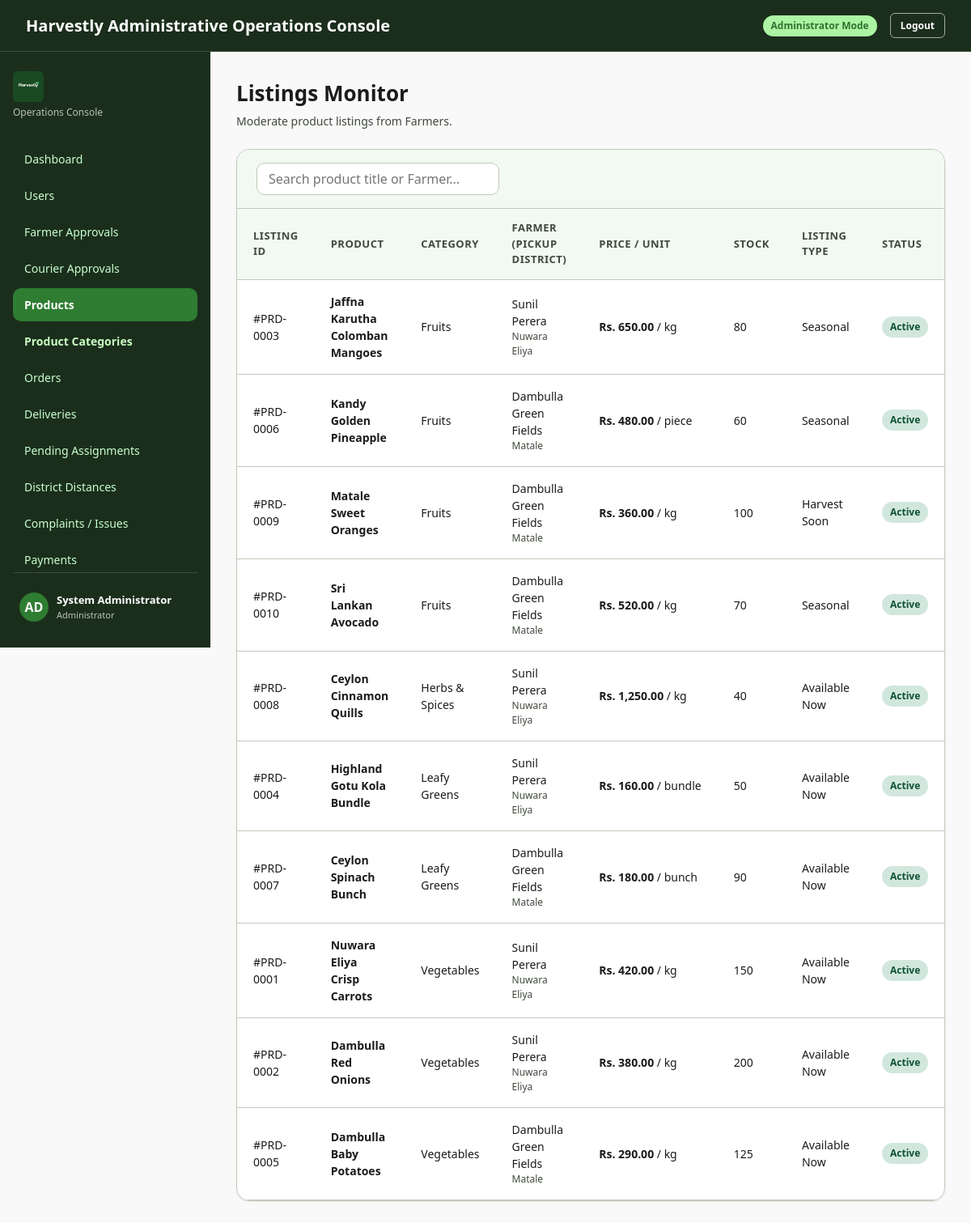
Page /index.php?page=admin_listings (signed in) on the committed database.
### tables this page shows
CREATE TABLE IF NOT EXISTS products (
    product_id BIGINT UNSIGNED AUTO_INCREMENT PRIMARY KEY,
    farmer_id BIGINT UNSIGNED NOT NULL,
    category_id SMALLINT UNSIGNED NOT NULL,
    product_name VARCHAR(150) NOT NULL,
    description TEXT NULL,
    unit_price DECIMAL(12,2) NOT NULL,
    available_quantity DECIMAL(12,3) NOT NULL DEFAULT 0.000,
    unit_label VARCHAR(30) NOT NULL DEFAULT 'kg',
    listing_type ENUM('AVAILABLE_NOW','HARVEST_SOON','SEASONAL') NOT NULL,
    growing_method ENUM('ORGANIC','CONVENTIONAL','MIXED') NULL,
    shelf_life_reference_id BIGINT UNSIGNED NULL,
    harvest_date DATE NULL,
    available_from_date DATE NULL,
    season_start_date DATE NULL,
    season_end_date DATE NULL,
    best_before_date DATE NULL,
    storage_guidance TEXT NULL,
    listing_status ENUM('ACTIVE','INACTIVE','EXPIRED','SOLD_OUT') NOT NULL DEFAULT 'ACTIVE',
    created_at TIMESTAMP NOT NULL DEFAULT CURRENT_TIMESTAMP,
    updated_at TIMESTAMP NOT NULL DEFAULT CURRENT_TIMESTAMP ON UPDATE CURRENT_TIMESTAMP,
    CONSTRAINT fk_product_farmer
        FOREIGN KEY (farmer_id) REFERENCES users(user_id),
    CONSTRAINT fk_product_category
        FOREIGN KEY (category_id) REFERENCES product_categories(category_id),
    CONSTRAINT fk_product_shelf_reference
        FOREIGN KEY (shelf_life_reference_id) REFERENCES shelf_life_references(shelf_life_reference_id),
    KEY idx_product_farmer_status (farmer_id, listing_status),
    KEY idx_product_category_status (category_id, listing_status),
    KEY idx_product_listing_type (listing_type),
    KEY idx_product_best_before (best_before_date),
    KEY idx_product_name (product_name)
);

CREATE TABLE IF NOT EXISTS product_categories (
    category_id SMALLINT UNSIGNED AUTO_INCREMENT PRIMARY KEY,
    category_name VARCHAR(80) NOT NULL,
    description VARCHAR(500) NULL,
    is_active TINYINT(1) NOT NULL DEFAULT 1,
    created_at TIMESTAMP NOT NULL DEFAULT CURRENT_TIMESTAMP,
    UNIQUE KEY uq_category_name (category_name)
);

CREATE TABLE IF NOT EXISTS users (
    user_id BIGINT UNSIGNED AUTO_INCREMENT PRIMARY KEY,
    role ENUM('BUYER','FARMER','COURIER_PARTNER','ADMIN') NOT NULL,
    full_name VARCHAR(120) NOT NULL,
    email VARCHAR(190) NOT NULL,
    password_hash VARCHAR(255) NOT NULL,
    phone VARCHAR(25) NULL,
    account_status ENUM('PENDING','ACTIVE','REJECTED','SUSPENDED') NOT NULL DEFAULT 'PENDING',
    last_login_at DATETIME NULL,
    created_at TIMESTAMP NOT NULL DEFAULT CURRENT_TIMESTAMP,
    updated_at TIMESTAMP NOT NULL DEFAULT CURRENT_TIMESTAMP ON UPDATE CURRENT_TIMESTAMP,
    UNIQUE KEY uq_users_email (email),
    KEY idx_users_role_status (role, account_status)
);

CREATE TABLE IF NOT EXISTS districts (
    district_id SMALLINT UNSIGNED AUTO_INCREMENT PRIMARY KEY,
    district_name VARCHAR(60) NOT NULL,
    province_name VARCHAR(60) NOT NULL,
    is_active TINYINT(1) NOT NULL DEFAULT 1,
    created_at TIMESTAMP NOT NULL DEFAULT CURRENT_TIMESTAMP,
    updated_at TIMESTAMP NOT NULL DEFAULT CURRENT_TIMESTAMP ON UPDATE CURRENT_TIMESTAMP,
    UNIQUE KEY uq_district_name (district_name),
    KEY idx_district_active (is_active)
);

### config/database.php (called while the page is built, shortened)
<?php
function getDBConnection() {
    static $conn = null;
    if ($conn === null) {
        $conn = new mysqli(DB_HOST, DB_USER, DB_PASS, DB_NAME, DB_PORT);
        $conn->set_charset("utf8mb4");
        $conn->query("SET time_zone = '+05:30'");
    }
    return $conn;
}

### Model/Admin/AdminModel.php (called while the page is built, shortened)
<?php
require_once __DIR__ . '/../../config/database.php';
class AdminModel {
    private $db;
    public function __construct() {
        $this->db = getDBConnection();
    }
    public function getAllProducts() {
        $result = $this->db->query("
            SELECT p.product_id as id, p.product_name as title, p.unit_price as price_per_unit, p.unit_label as unit_type,
                   p.available_quantity, p.listing_status as status, p.listing_type,
                     c.category_name as category, u.full_name as farmer_name, d.district_name as district
            FROM products p
            JOIN product_categories c ON p.category_id = c.category_id
            JOIN users u ON p.farmer_id = u.user_id
                 LEFT JOIN farmer_profiles fp ON p.farmer_id = fp.farmer_id
                 LEFT JOIN districts d ON fp.district_id = d.district_id
            ORDER BY p.created_at DESC
        ");
        return $result ? $result->fetch_all(MYSQLI_ASSOC) : [];
    }
}

### config/helpers.php (called while the page is built, shortened)
<?php
function sanitize($data) {
    return htmlspecialchars(trim((string)$data), ENT_QUOTES, 'UTF-8');
}
function checkAdminAuth() {
    require_once __DIR__ . '/app.php';
}

### config/app.php (called while the page is built, shortened)
<?php
require_once __DIR__ . '/database.php';
require_once __DIR__ . '/helpers.php';
require_once __DIR__ . '/status.php';
function e($value): string {
    return htmlspecialchars((string)$value, ENT_QUOTES, 'UTF-8');
}

### config/status.php (called while the page is built, shortened)
<?php
require_once __DIR__ . '/../config/app.php';
if (!function_exists('harvestlyStatusLabels')) {
    function harvestlyStatusLabels(): array
    {
        return [
            'PENDING_PAYMENT'    => 'Pending Payment',
            'PAID'               => 'Paid',
            'ACCEPTED'           => 'Accepted',
            'PREPARING'          => 'Preparing',
            'READY_FOR_DELIVERY' => 'Ready for Delivery',
            'PENDING_ASSIGNMENT' => 'Pending Assignment',
            'ASSIGNED'           => 'Assigned',
            'PICKED_UP'          => 'Picked Up',
            'IN_TRANSIT'         => 'In Transit',
            'OUT_FOR_DELIVERY'   => 'Out for Delivery',
            'DELIVERED'          => 'Delivered',
            'COMPLETED'          => 'Completed',
            'UNDELIVERABLE'      => 'Undeliverable',
            'REJECTED'           => 'Rejected',
            'CANCELLED'          => 'Cancelled',
            'HELD'               => 'Held',
            'PENDING_PAYOUT'     => 'Pending Payout',
            'EARNED'             => 'Earned',
            'PAID_OUT'           => 'Paid',
            'OPEN'               => 'Open',
            'UNDER_REVIEW'       => 'Under Review',
            'RESOLVED'           => 'Resolved',
            'AVAILABLE'          => 'Available',
            'UNAVAILABLE'        => 'Unavailable',
            'APPROVED'           => 'Approved',
            'ACTIVE'             => 'Active',
            'PENDING'            => 'Pending',
            'SUSPENDED'          => 'Suspended',
            'INACTIVE'           => 'Inactive',
            'SOLD_OUT'           => 'Sold Out',
            'AVAILABLE_NOW'      => 'Available Now',
            'HARVEST_SOON'       => 'Harvest Soon',
            'SEASONAL'           => 'Seasonal',
            'ORGANIC'            => 'Organic',
            'CONVENTIONAL'       => 'Conventional',
            'MIXED'              => 'Mixed',
            'SUCCESS'            => 'Success',
            'FAILED'             => 'Failed',
        ];
    }
}
if (!function_exists('harvestlyStatusLabel')) {
    function harvestlyStatusLabel(?string $status): string
    {
        $status = strtoupper(trim((string)$status));
        $labels = harvestlyStatusLabels();
        return $labels[$status] ?? ucwords(strtolower(str_replace('_', ' ', $status)));
    }
}

### View/Admin/listings.php (the view, shortened to what this page needs)
<?php
$statusTone = [
    'ACTIVE'   => 'badge-success',
    'INACTIVE' => 'badge-pending',
    'EXPIRED'  => 'badge-danger',
    'SOLD_OUT' => 'badge-danger',
];
?>
<div class="page-content">
    <div class="section-header">
        <div class="section-title-group">
            <h1>Listings Monitor</h1>
            <p>Moderate product listings from Farmers.</p>
        </div>
    </div>
    <div class="card-table-wrapper">
        <div class="table-toolbar">
            <div class="search-box">
                <input type="text" placeholder="Search product title or Farmer..." data-table-search="listings-table">
            </div>
        </div>
        <table class="data-table" id="listings-table">
            <thead>
                <tr>
                    <th>Listing ID</th>
                    <th>Product</th>
                    <th>Category</th>
                    <th>Farmer (Pickup District)</th>
                    <th>Price / Unit</th>
                    <th>Stock</th>
                    <th>Listing Type</th>
                    <th>Status</th>
                </tr>
            </thead>
            <tbody>
            <?php if (empty($products)): ?>
                <tr>
                    <td colspan="9" style="text-align:center;padding:32px;color:var(--color-outline)">
                        No produce listings found.
                    </td>
                </tr>
            <?php else: ?>
                <?php foreach ($products as $p):
                    $status = strtoupper((string)$p['status']);
                ?>
                <tr>
                    <td>#PRD-<?= sprintf('%04d', (int)$p['id']); ?></td>
                    <td><strong><?= sanitize($p['title']); ?></strong></td>
                    <td><?= sanitize($p['category']); ?></td>
                    <td>
                        <?= sanitize($p['farmer_name']); ?>
                        <div class="muted" style="font-size:12px"><?= sanitize($p['district'] ?: 'District not set'); ?></div>
                    </td>
                    <td class="nowrap"><strong>Rs. <?= number_format((float)$p['price_per_unit'], 2); ?></strong> / <?= sanitize($p['unit_type']); ?></td>
                    <td class="nowrap"><?= e(rtrim(rtrim(number_format((float)$p['available_quantity'] ?? 0, 3), '0'), '.')); ?></td>
                    <td><?= sanitize(harvestlyStatusLabel((string)$p['listing_type'])); ?></td>
                    <td>
                        <span class="badge <?= $statusTone[$status] ?? 'badge-pending'; ?>">
                            <?= sanitize(harvestlyStatusLabel($status)); ?>
                        </span>
                    </td>
                </tr>
                <?php endforeach; ?>
            <?php endif; ?>
            </tbody>
        </table>
    </div>
</div>

### CSS/Common/style.css (style rules this page uses)
:root { --hv-primary: #315f3b; --hv-primary-hover: #26492e; --hv-primary-soft: #edf4e9; --hv-primary-soft-border: #cbdcc3; --hv-accent: #4f7d57; --hv-page: #f5f7f3; --hv-surface: #ffffff; --hv-border: #e0e7dc; --hv-border-strong: #d3ddcd; --hv-ink: #243a2a; --hv-muted: #69736a; --hv-danger: #b84b4b; --hv-danger-soft: #fff1ed; --hv-danger-border: #efc1b6; --hv-warn: #b67a18; --hv-warn-soft: #fdf6e7; --hv-warn-border: #ecd9ac; --hv-info: #2b6a8a; --hv-info-soft: #eaf3f8; --hv-info-border: #c3dcec; --hv-radius-sm: 8px; --hv-radius: 12px; --hv-radius-lg: 14px; --hv-shadow: 0 8px 24px rgba(31, 41, 33, .07); --hv-font: Arial, Helvetica, "Segoe UI", system-ui, sans-serif; }
:root { --color-primary: #315f3b; --color-primary-hover: #26492e; --color-primary-container: #2e7d32; --color-on-primary: #ffffff; --color-secondary: #2a6b2c; --color-secondary-container: #acf4a4; --color-on-secondary-container: #307231; --color-background: #f9f9f9; --color-surface: #ffffff; --color-surface-container: #edf7ee; --color-surface-container-low: #f1f9f2; --color-surface-container-high: #e5f2e6; --color-on-surface: #1a1c1c; --color-on-surface-variant: #40493d; --color-outline: #707a6c; --color-outline-variant: #bfcaba; --color-sidebar-bg: rgb(27, 46, 28); --color-sidebar-text: #c8ffcf; --color-sidebar-active: #2e7d32; --color-error: #2e7d32; --color-error-container: #e8f5e9; --color-warning: #b58100; --color-warning-container: #ffecb3; --font-family: system-ui, -apple-system, BlinkMacSystemFont, 'Segoe UI', Roboto, Helvetica, Arial, sans-serif; --radius-sm: 6px; --radius-md: 10px; --radius-lg: 16px; --radius-xl: 24px; --shadow-sm: 0 1px 3px rgba(0,0,0,0.06); --shadow-md: 0 4px 16px rgba(0,0,0,0.08); --shadow-lg: 0 10px 30px rgba(0,0,0,0.12); }
* { box-sizing: border-box; margin: 0; padding: 0; }
body { font-family: var(--font-family); background-color: var(--color-background); color: var(--color-on-surface); line-height: 1.5; min-height: 100vh; display: flex; flex-direction: column; }
button, input, select, textarea { font-family: inherit; font-size: inherit; }
.page-content { padding: 32px; flex: 1; max-width: 1400px; width: 100%; margin: 0 auto; }
.section-header { display: flex; flex-wrap: wrap; align-items: center; justify-content: space-between; gap: 16px; margin-bottom: 24px; }
.section-title-group h1 { font-size: 26px; font-weight: 800; color: var(--color-on-surface); }
.section-title-group p { font-size: 14px; color: var(--color-on-surface-variant); margin-top: 4px; }
.card-table-wrapper { background-color: var(--color-surface); border: 1px solid var(--color-outline-variant); border-radius: var(--radius-lg); overflow: hidden; box-shadow: var(--shadow-sm); margin-bottom: 32px; }
.table-toolbar { padding: 16px 24px; border-bottom: 1px solid var(--color-outline-variant); display: flex; flex-wrap: wrap; align-items: center; justify-content: space-between; gap: 16px; background-color: var(--color-surface-container-low); }
.search-box { display: flex; align-items: center; gap: 8px; background-color: #fff; border: 1px solid var(--color-outline-variant); border-radius: var(--radius-md); padding: 8px 14px; width: 300px; }
.search-box input { border: none; outline: none; width: 100%; background: transparent; }
.data-table { width: 100%; border-collapse: collapse; text-align: left; font-size: 14px; }
.data-table th { background-color: var(--color-surface-container-low); padding: 14px 20px; font-weight: 700; color: var(--color-on-surface-variant); border-bottom: 1px solid var(--color-outline-variant); font-size: 13px; text-transform: uppercase; letter-spacing: 0.5px; }
.data-table td { padding: 16px 20px; border-bottom: 1px solid var(--color-outline-variant); color: var(--color-on-surface); vertical-align: middle; }
.badge { display: inline-flex; align-items: center; gap: 4px; padding: 4px 10px; border-radius: 9999px; font-size: 12px; font-weight: 600; }
.badge-success { background-color: #d1e7dd; color: #0f5132; }
.nowrap { white-space: nowrap }
.muted { color: var(--color-on-surface-variant) }

### rows in the picture
products: product_id "0003", product_name "Jaffna Karutha Colomban Mangoes", category.category_name "Fruits", farmer.full_name "Sunil Perera", districts.district_name "Nuwara Eliya", unit_price "650.00", unit_label "kg", available_quantity "80", listing_type "Seasonal"
products: product_id "0006", product_name "Kandy Golden Pineapple", category.category_name "Fruits", farmer.full_name "Dambulla Green Fields", districts.district_name "Matale", unit_price "480.00", unit_label "piece", available_quantity "60", listing_type "Seasonal"
products: product_id "0009", product_name "Matale Sweet Oranges", category.category_name "Fruits", farmer.full_name "Dambulla Green Fields", districts.district_name "Matale", unit_price "360.00", unit_label "kg", available_quantity "100", listing_type "Harvest Soon"
products: product_id "0010", product_name "Sri Lankan Avocado", category.category_name "Fruits", farmer.full_name "Dambulla Green Fields", districts.district_name "Matale", unit_price "520.00", unit_label "kg", available_quantity "70", listing_type "Seasonal"
products: product_id "0008", product_name "Ceylon Cinnamon Quills", category.category_name "Herbs & Spices", farmer.full_name "Sunil Perera", districts.district_name "Nuwara Eliya", unit_price "1,250.00", unit_label "kg", available_quantity "40", listing_type "Available Now"
products: product_id "0004", product_name "Highland Gotu Kola Bundle", category.category_name "Leafy Greens", farmer.full_name "Sunil Perera", districts.district_name "Nuwara Eliya", unit_price "160.00", unit_label "bundle", available_quantity "50", listing_type "Available Now"
products: product_id "0007", product_name "Ceylon Spinach Bunch", category.category_name "Leafy Greens", farmer.full_name "Dambulla Green Fields", districts.district_name "Matale", unit_price "180.00", unit_label "bunch", available_quantity "90", listing_type "Available Now"
products: product_id "0001", product_name "Nuwara Eliya Crisp Carrots", category.category_name "Vegetables", farmer.full_name "Sunil Perera", districts.district_name "Nuwara Eliya", unit_price "420.00", unit_label "kg", available_quantity "150", listing_type "Available Now"
products: product_id "0002", product_name "Dambulla Red Onions", category.category_name "Vegetables", farmer.full_name "Sunil Perera", districts.district_name "Nuwara Eliya", unit_price "380.00", unit_label "kg", available_quantity "200", listing_type "Available Now"
products: product_id "0005", product_name "Dambulla Baby Potatoes", category.category_name "Vegetables", farmer.full_name "Dambulla Green Fields", districts.district_name "Matale", unit_price "290.00", unit_label "kg", available_quantity "125", listing_type "Available Now"

### other values in the picture
$_SESSION['user_name'] "System Administrator"
